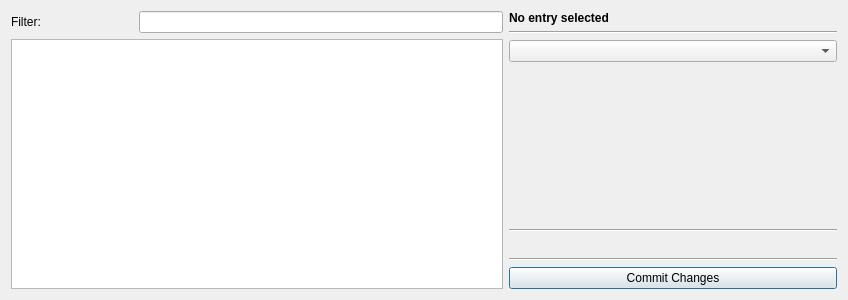
<?xml version="1.0" encoding="UTF-8"?>
<ui version="4.0">
 <class>DefaultObjectWindow</class>
 <widget class="QDialog" name="DefaultObjectWindow">
  <property name="geometry">
   <rect>
    <x>0</x>
    <y>0</y>
    <width>848</width>
    <height>300</height>
   </rect>
  </property>
  <property name="windowTitle">
   <string>Default Objects</string>
  </property>
  <layout class="QGridLayout" name="gridLayout_3" columnstretch="3,2">
   <item row="0" column="0">
    <layout class="QGridLayout" name="gridLayout">
     <item row="0" column="0">
      <widget class="QLabel" name="label">
       <property name="sizePolicy">
        <sizepolicy hsizetype="Preferred" vsizetype="Preferred">
         <horstretch>1</horstretch>
         <verstretch>0</verstretch>
        </sizepolicy>
       </property>
       <property name="text">
        <string>Filter:</string>
       </property>
      </widget>
     </item>
     <item row="0" column="1">
      <widget class="QLineEdit" name="filter">
       <property name="sizePolicy">
        <sizepolicy hsizetype="Expanding" vsizetype="Fixed">
         <horstretch>3</horstretch>
         <verstretch>0</verstretch>
        </sizepolicy>
       </property>
      </widget>
     </item>
     <item row="1" column="0" colspan="2">
      <widget class="DefaultObjectList" name="list">
       <property name="selectionMode">
        <enum>QAbstractItemView::SingleSelection</enum>
       </property>
       <property name="selectionBehavior">
        <enum>QAbstractItemView::SelectRows</enum>
       </property>
       <property name="cornerButtonEnabled">
        <bool>false</bool>
       </property>
       <attribute name="verticalHeaderVisible">
        <bool>false</bool>
       </attribute>
       <attribute name="verticalHeaderHighlightSections">
        <bool>false</bool>
       </attribute>
      </widget>
     </item>
    </layout>
   </item>
   <item row="0" column="1">
    <layout class="QGridLayout" name="gridLayout_2">
     <item row="5" column="0">
      <widget class="QLabel" name="description">
       <property name="text">
        <string/>
       </property>
       <property name="wordWrap">
        <bool>true</bool>
       </property>
      </widget>
     </item>
     <item row="1" column="0">
      <widget class="Line" name="line">
       <property name="orientation">
        <enum>Qt::Horizontal</enum>
       </property>
      </widget>
     </item>
     <item row="2" column="0">
      <widget class="FormsOfTypeCombobox" name="form"/>
     </item>
     <item row="0" column="0">
      <widget class="QLabel" name="entryName">
       <property name="font">
        <font>
         <weight>75</weight>
         <bold>true</bold>
        </font>
       </property>
       <property name="text">
        <string>No entry selected</string>
       </property>
      </widget>
     </item>
     <item row="3" column="0">
      <spacer name="verticalSpacer">
       <property name="orientation">
        <enum>Qt::Vertical</enum>
       </property>
       <property name="sizeHint" stdset="0">
        <size>
         <width>0</width>
         <height>0</height>
        </size>
       </property>
      </spacer>
     </item>
     <item row="4" column="0">
      <widget class="Line" name="line_2">
       <property name="orientation">
        <enum>Qt::Horizontal</enum>
       </property>
      </widget>
     </item>
     <item row="7" column="0">
      <widget class="QPushButton" name="buttonCommit">
       <property name="text">
        <string>Commit Changes</string>
       </property>
      </widget>
     </item>
     <item row="6" column="0">
      <widget class="Line" name="line_3">
       <property name="orientation">
        <enum>Qt::Horizontal</enum>
       </property>
      </widget>
     </item>
    </layout>
   </item>
  </layout>
 </widget>
 <customwidgets>
  <customwidget>
   <class>FormsOfTypeCombobox</class>
   <extends>QComboBox</extends>
   <header>../generic/FormsOfTypeCombobox.h</header>
  </customwidget>
  <customwidget>
   <class>DefaultObjectList</class>
   <extends>QTableView</extends>
   <header>default_object_window/default_object_list.h</header>
  </customwidget>
 </customwidgets>
 <resources/>
 <connections/>
</ui>
